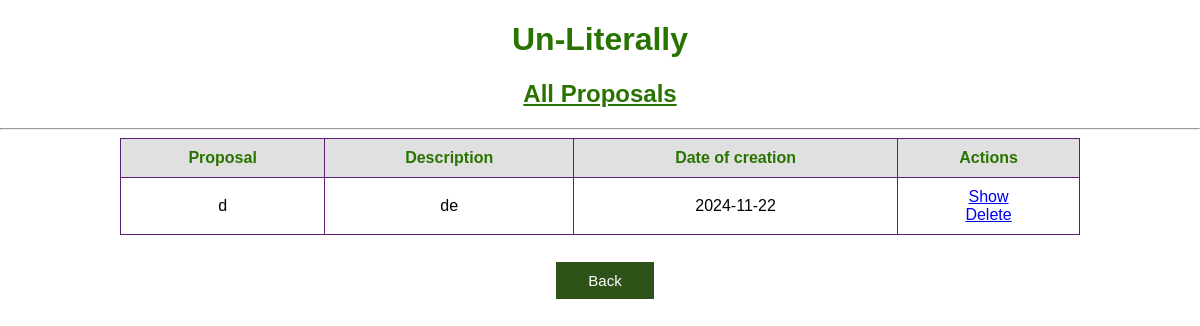
Before: /all_proposals (signed in) with the older database file.
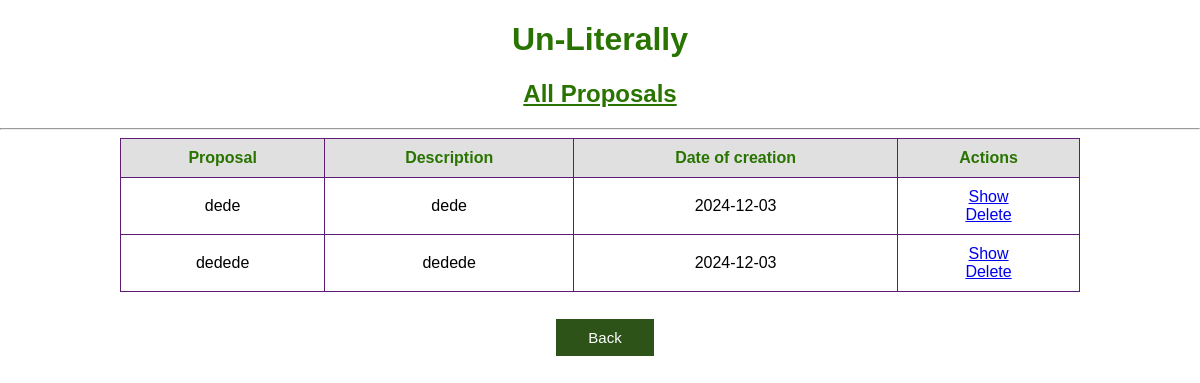
After: the same page with the newer database file.
### app.py (models this page shows)
class Proposal(db.Model):
    id = db.Column(db.Integer, primary_key=True)
    name = db.Column(db.String(5), nullable=True, unique=True)
    date = db.Column(db.DateTime, default=datetime.utcnow)
    reasoning = db.Column(db.String(5000), nullable=True)
    user = db.Column(db.String(50), nullable=False)

### app.py (the view)
@app.route('/all_proposals')
@login_required
def proposals():
    proposals = Proposal.query.order_by(Proposal.date).all()
    return render_template('all_proposals.html', proposals=proposals)

### app.py (called while the page is built)
@login_manager.user_loader
def load_user(user_id):
    return User.query.get(user_id)

### templates/all_proposals.html (shortened to what this page needs)
{% extends 'base.html' %}
{% block body %}
<div class="name">
    <h1 style="text-align: center; color: #297400; font-family: Arial; font-weight: bold;">Un-Literally</h1>
    <h2 style="text-align: center; color: #297400; text-decoration: underline; font-family: Arial; font-weight: bold;">All Proposals</h2>
</div>
<div>
    <hr>
    <div class="container_row">
        {% if proposals|length < 1 %}
            <h4 style="text-align: center;">There are no proposals to consider</h4>
        {% else %}
            <table>
                <tr>
                    <th>Proposal</th>
                    <th>Description</th>
                    <th>Date of creation</th>
                    <th>Actions</th>
                </tr>
                {% for proposal in proposals %}
                    <tr>
                        <td>{{ proposal.name }}</td>
                        <td>{% if proposal.reasoning|length > 150 %}
                                {{ proposal.reasoning[:150] + ' ...' }}
                            {% else %}
                                {{ proposal.reasoning }}
                            {% endif %}
                        </td>
                        <td>{{ proposal.date.date() }}</td>
                        <td>
                            <a href="/show/proposal_{{proposal.id}}">Show</a>
                            <br>
                            <a href="/delete/proposal_{{proposal.id}}">Delete</a>
                        </td>
                    </tr>
                {% endfor %}
            </table>
        {% endif %}
    </div>
</div>
<div class="container_column">
    <button class="back_button" onclick="window.location='/menu'" style="margin-left: 10px;">Back</button>
</div>
{% endblock %}

Changed rows visible on the page:
changed Proposal: name "d" → "dede"; reasoning "de" → "dede"; date "2024-11-22" → "2024-12-03"
added Proposal: name "dedede", reasoning "dedede", date "2024-12-03"
